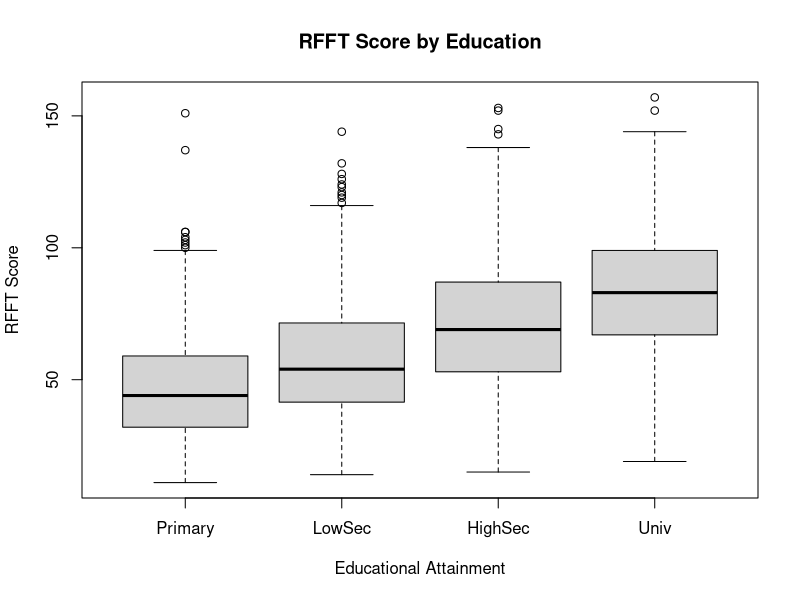
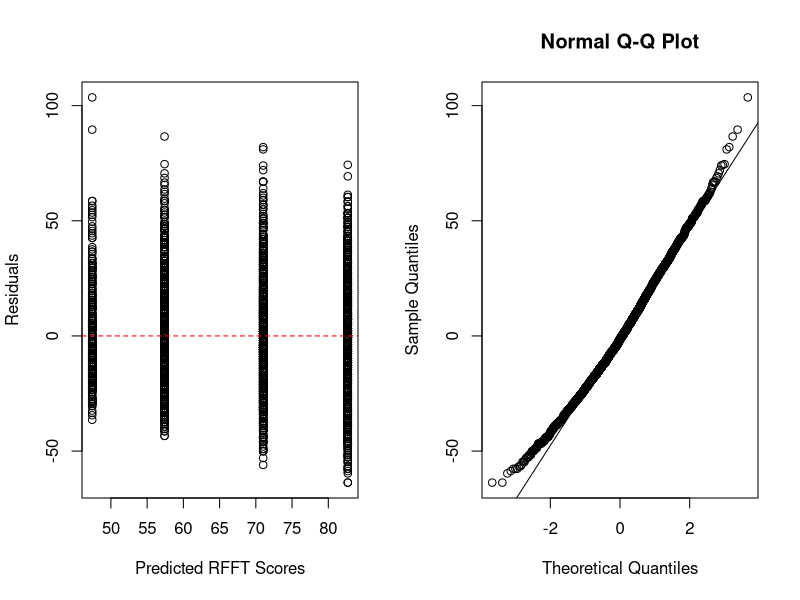

Recreate these plots in R, in order.
## ---- chunk 1
#load the data
prevend = read.csv("data/prevend.csv")

prevend$Education.Factor = factor(prevend$Education, levels = 0:3,
                          labels = c("Primary", "LowSec", "HighSec", "Univ"))
## ---- chunk 2
boxplot(prevend$RFFT ~ prevend$Education.Factor,
        main = "RFFT Score by Education", xlab = "Educational Attainment",
        ylab = "RFFT Score")
## ---- chunk 3
#omnibus F test
model <- aov(RFFT ~ Education.Factor, data = prevend)
anova(model)

#pairwise tests
pairwise.t.test(prevend$RFFT, prevend$Education.Factor, 
                p.adj = "none")
## ---- chunk 4
#means by group
tapply(prevend$RFFT, prevend$Education.Factor, mean)    
    
#linear model, part i.
summary(lm(RFFT ~ Education.Factor, data = prevend))

## ---- chunk 5
#linear model, part ii.
summary(lm(RFFT ~ Education, data = prevend))
## ---- chunk 6

#check assumptions
par(mfrow = c(1, 2))
edu.model = lm(RFFT ~ Education.Factor, data = prevend)
plot(resid(edu.model) ~ fitted(edu.model), ylab = "Residuals", 
     xlab = "Predicted RFFT Scores")
abline(h = 0, col = "red", lty = 2)

qqnorm(resid(edu.model))
qqline(resid(edu.model))
## ---- chunk 7
#fit the models
model1 <- lm(RFFT ~ Statin + Age, data = prevend)
model2 <- lm(RFFT ~ Statin + Age + Education.Factor, data = prevend)

#view the summary output
summary(model1)
summary(model2)

#run ESS F-test
anova(model1, model2)
